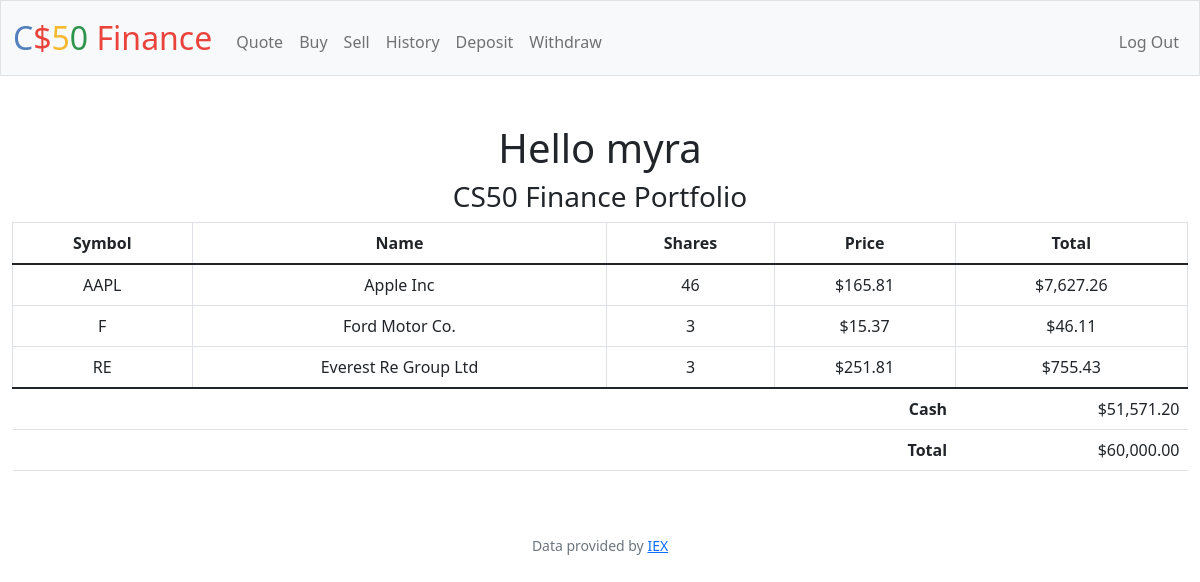
Page / (signed in) on the committed database.
### tables this page shows
CREATE TABLE users (id INTEGER PRIMARY KEY AUTOINCREMENT NOT NULL, username TEXT NOT NULL, hash TEXT NOT NULL, cash NUMERIC NOT NULL DEFAULT 10000.00);

CREATE TABLE dashboard (userid INTEGER,stocks TEXT NOT NULL,stockamount NUMERIC NOT NULL,transaction_time DATETIME, buy_total NUMERIC, price NUMERIC, name TEXT, transaction_type TEXT, FOREIGN KEY(userid) REFERENCES users(id));

### app.py (the view)
@app.route("/")
@login_required
def index():
    current_sessionid = session["user_id"]
    name = db.execute("SELECT username FROM users WHERE id = ?", current_sessionid)[0]["username"]
    balance = db.execute(
        "SELECT sum(stockamount) as stockamount, stocks, name, price, sum(buy_total) as buy_total  FROM dashboard WHERE userid = ? GROUP BY stocks HAVING sum(stockamount) > 0", current_sessionid)
    cash = db.execute("SELECT cash FROM users WHERE id = ?", current_sessionid)[0]["cash"]
    total_der = db.execute("SELECT sum(buy_total) as total FROM dashboard WHERE userid = ?", current_sessionid)[0]["total"]
    if total_der == None:
        total = 0
    else:
        total = total_der
    return render_template("index.html", balance=balance, cash=cash, total=total + cash, usd=usd, name=name)

### app.py (called while the page is built)
@app.after_request
def after_request(response):
    response.headers["Cache-Control"] = "no-cache, no-store, must-revalidate"
    response.headers["Expires"] = 0
    response.headers["Pragma"] = "no-cache"
    return response

### helpers.py (called while the page is built)
def login_required(f):
    @wraps(f)
    def decorated_function(*args, **kwargs):
        if session.get("user_id") is None:
            return redirect("/login")
        return f(*args, **kwargs)
    return decorated_function

def usd(value):
    return f"${value:,.2f}"

### templates/index.html (shortened to what this page needs)
{% extends "layout.html" %}
{% block main %}
<div>
  <div>
    <h1>Hello {{ name }}</h1>
  </div>
    <h3>CS50 Finance Portfolio</h3>
    <div>
        <table class="table table-bordered table-stripped">
            <thead>
              <tr>
                <th scope="col">Symbol</th>
                <th scope="col">Name</th>
                <th scope="col">Shares</th>
                <th scope="col">Price</th>
                <th scope="col">Total</th>
              </tr>
            </thead>
            <tbody>
              {% for bal in balance %}
              <tr>
                 <td>{{ bal["stocks"] }}</td>
                 <td>{{ bal["name"] }}</td>
                 <td>{{ bal["stockamount" ]}}</td>
                 <td>{{ bal["price"] | usd }}</td>
                  <td>{{bal["buy_total"]| usd }}</td>
              </tr>
              {% endfor %}
              <tfoot>
                <tr>
                  <td class="border-0 fw-bold text-end" colspan="4">Cash</td>
                  <td class="border-0 w-bold text-end">{{cash | usd}}</td>
                </tr>
                <tr>
                  <td class="border-0 fw-bold text-end" colspan="4"><strong>Total</strong></td>
                  <td class="border-0 w-bold text-end">{{ total | usd}}</td>
                </tr>
              </tfoot>
            </tbody>
          </table>
    </div>
</div>
{% endblock %}

### templates/layout.html (shortened to what this page needs)
<!DOCTYPE html>
<html lang="en">
    <head>
        <link href="https://cdn.jsdelivr.net/npm/bootstrap@5.1.3/dist/css/bootstrap.min.css" rel="stylesheet">
        <link href="/static/styles.css" rel="stylesheet">
    </head>
    <body>
        <nav class="bg-light border navbar navbar-expand-md navbar-light">
            <div class="container-fluid">
                <a class="navbar-brand" href="/"><span class="blue">C</span><span class="red">$</span><span class="yellow">5</span><span class="green">0</span> <span class="red">Finance</span></a>
                <div class="collapse navbar-collapse" id="navbar">
                    {% if session["user_id"] %}
                        <ul class="navbar-nav me-auto mt-2">
                            <li class="nav-item"><a class="nav-link" href="/quote">Quote</a></li>
                            <li class="nav-item"><a class="nav-link" href="/buy">Buy</a></li>
                            <li class="nav-item"><a class="nav-link" href="/sell">Sell</a></li>
                            <li class="nav-item"><a class="nav-link" href="/history">History</a></li>
                            <li class="nav-item"><a class="nav-link" href="/deposit">Deposit</a></li>
                            <li class="nav-item"><a class="nav-link" href="/withdraw">Withdraw</a></li>
                        </ul>
                        <ul class="navbar-nav ms-auto mt-2">
                            <li class="nav-item"><a class="nav-link" href="/logout">Log Out</a></li>
                        </ul>
                    {% else %}
                        <ul class="navbar-nav ms-auto mt-2">
                            <li class="nav-item"><a class="nav-link" href="/register">Register</a></li>
                            <li class="nav-item"><a class="nav-link" href="/login">Log In</a></li>
                        </ul>
                    {% endif %}
                </div>
            </div>
        </nav>
        <main class="container-fluid py-5 text-center">
            {% block main %}{% endblock %}
        </main>
        <footer class="mb-5 small text-center text-muted">
            Data provided by <a href="https://iexcloud.io/">IEX</a>
        </footer>
    </body>
</html>

### static/styles.css (style rules this page uses)
nav .navbar-brand { font-size: xx-large; }
nav .navbar-brand .blue { color: #537fbe; }
nav .navbar-brand .red { color: #ea433b; }
nav .navbar-brand .yellow { color: #f5b82e; }
nav .navbar-brand .green { color: #2e944b; }

### rows in the picture
users: username "myra", cash "$51,571.20"
dashboard: stocks "F", name "Ford Motor Co.", stockamount "3", price "$15.37", buy_total "$46.11"
dashboard: stocks "RE", name "Everest Re Group Ltd", stockamount "3", price "$251.81", buy_total "$755.43"

### other values in the picture
{{ bal["stocks"] }} "AAPL"
{{ bal["name"] }} "Apple Inc"
{{ bal["stockamount" ] }} "46"
{{ bal["price"] | usd }} "$165.81"
{{ bal["buy_total"]| usd }} "$7,627.26"
{{ total | usd }} "$60,000.00"
